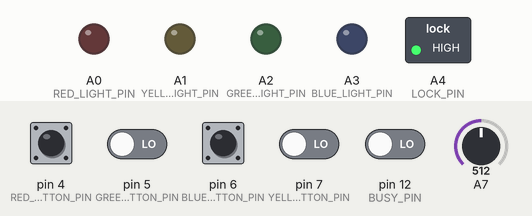
Bench run of a program on a simulated Arduino Uno, built with avr-gcc and run on an emulated ATmega328P. Parts: switched loads named in the program (green lamp = pin HIGH), output pins drawn as LEDs (lit = HIGH). Inputs (shaded band) come from the test bench; at power-on: pin 4 (RED_BUTTON_PIN), pin 5 (GREEN_BUTTON_PIN), pin 6 (BLUE_BUTTON_PIN), pin 7 (YELLOW_BUTTON_PIN), pin 12 (BUSY_PIN) LOW, A7 = 512. Random numbers use the default seed unless the program sets one.

Above: at 3.2 s.
3.3 s: pin 4 (RED_BUTTON_PIN) pulled HIGH for 0.15 s
At 3.51 s:
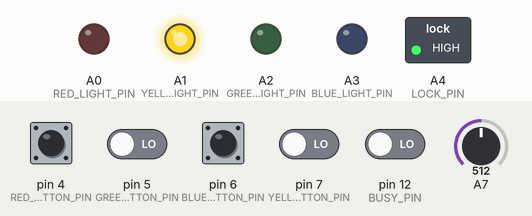
At 5.2 s:
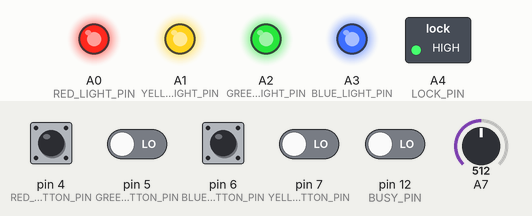
6.3 s: pin 4 (RED_BUTTON_PIN) driven HIGH and pin 5 (GREEN_BUTTON_PIN) driven HIGH
9.3 s: pin 6 (BLUE_BUTTON_PIN) pulled HIGH for 0.15 s
At 10.8 s:
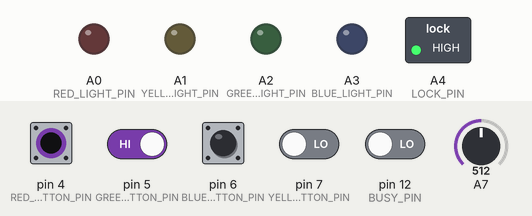
Timing chart, 0 to 12.3 s (numbered marks = the images above; inputs shaded):
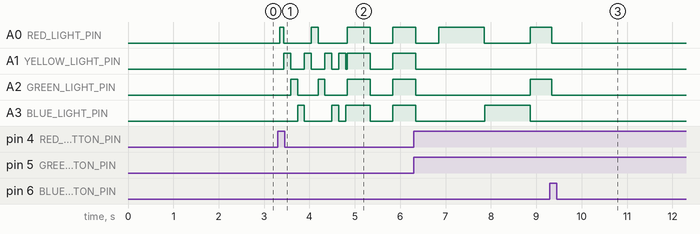

Measured:
- after the input at 3.3 s, A0 (RED_LIGHT_PIN): goes HIGH 0.09 s, LOW 0.60 s, HIGH 0.15 s, LOW 0.65 s, HIGH 0.50 s, LOW 0.50 s, then HIGH, starting after 0.05 s; A1 (YELLOW_LIGHT_PIN): LOW → HIGH after 0.14 s, → LOW 0.15 s later, → HIGH 0.30 s later, → LOW 0.15 s later, … (11 changes in this stretch)
- after the input at 9.3 s, A0 (RED_LIGHT_PIN), A2 (GREEN_LIGHT_PIN): HIGH → LOW at once

The program:

main.cpp
```cpp
#include <Arduino.h>
#include "LinkedList.h"
#include "Bounce2.h"
#include "SimonButton.hpp"
#include <SoftwareSerial.h>
#include "DFPlayerMini_Fast.h"

void gameStateMachine();
bool simonStateMachine(bool reset=false);
bool initialAnimationStateMachine();

//#define DEBUG_SERIAL 1

#define SOFTWARE_SERIAL_TX_PIN 9
#define SOFTWARE_SERIAL_RX_PIN 8
#define START_PIN 3
#define BUSY_PIN 12

#define RED_BUTTON_PIN 4
#define RED_LIGHT_PIN A0

#define GREEN_BUTTON_PIN 5
#define GREEN_LIGHT_PIN A2

#define BLUE_BUTTON_PIN 6
#define BLUE_LIGHT_PIN A3

#define YELLOW_BUTTON_PIN 7
#define YELLOW_LIGHT_PIN A1

#define LOCK_PIN A4
#define LOCK_DISABLE false
#define LOCK_ENABLE true

#define GAME_SEQUENCE_LENGHT 10
#define GAME_SPEED 10
#define GAME_VOLUME 10
#define GAME_RESET_TIME_MS 120000

SimonButton::lightOrders gameMode = SimonButton::lightOrders::ON_GLOBAL;

unsigned int counterWinGames = 0;

enum class gameStates{
  RESET,
  PLAYING,
  WIN
};

enum class simonStates{
  RESET,
  WAITING,
  INITIAL_ANIMATION,
  SHOWING_SEQUENCE,
  WAITING_SEQUENCE,
  WAIT_LAST,
  ERROR,
  WIN
};

enum class initialAnimationStates{
  RESET,
  RANDOMIZING,
  BLINKING_2_TIMES,
  OFF_500MS
};

initialAnimationStates initialAnimationState=initialAnimationStates::RESET;
gameStates gameState=gameStates::RESET;
simonStates simonState=simonStates::RESET;

LinkedList<SimonButton*> gameSequenceList = LinkedList<SimonButton*>();
LinkedList<SimonButton*> gameButtonsList = LinkedList<SimonButton*>();

SimonButton *redButton;
SimonButton *greenButton;
SimonButton *blueButton;
SimonButton *yellowButton;

void restartMP3();

/***********************************************
            VARIABLES Y OBJETOS GLOBALES
 ***********************************************/

//Para la comunicacion del modulo DFPlayer mini y Araduino
SoftwareSerial mySerial(SOFTWARE_SERIAL_RX_PIN, SOFTWARE_SERIAL_TX_PIN); // RX, TX
DFPlayerMini_Fast myMP3;

void restartMP3(){
  myMP3.sleep();
  myMP3.flush();
  myMP3.wakeUp();
}
bool goToShow=false;

Bounce busySignal=Bounce();


void setup() {
  // put your setup code here, to run once:
  pinMode(LOCK_PIN, OUTPUT);
  digitalWrite(LOCK_PIN, LOCK_ENABLE);

  Serial.begin(115200);
  mySerial.begin(9600);
  myMP3.begin(mySerial);

  busySignal.attach(BUSY_PIN, INPUT);
  busySignal.interval(0);

  //Esto es asi porque funciona.
  unsigned int val = 0;
  for(int i=0;i<100;i++){
    val = val+analogRead(A7)*i/10;
  }
  for(int i=0;i<50;i++){
    val = val-analogRead(A7)*i/10;
  }
  #ifdef DEBUG_SERIAL
  Serial.print("Random seed value:");
  Serial.println(val*2);
  #endif

  randomSeed(val);
  /*
  Pin,
  tiempo ON luz,
  tiempo de encendido ON luz,
  trackId
  */
  redButton = new SimonButton(RED_BUTTON_PIN,RED_LIGHT_PIN,500,6);
  greenButton = new SimonButton(GREEN_BUTTON_PIN,GREEN_LIGHT_PIN,500,2);
  blueButton = new SimonButton(BLUE_BUTTON_PIN,BLUE_LIGHT_PIN,500,3);
  yellowButton = new SimonButton(YELLOW_BUTTON_PIN,YELLOW_LIGHT_PIN,500,4);

  gameButtonsList.add(redButton);
  gameButtonsList.add(greenButton);
  gameButtonsList.add(yellowButton);
  gameButtonsList.add(blueButton);

  //restartMP3();
  myMP3.volume(GAME_VOLUME);
  myMP3.playFromMP3Folder(7);
  delay(2000);
  myMP3.volume(GAME_VOLUME);
  myMP3.playFromMP3Folder(7);
/*
  Serial.println(1);
  myMP3.playFromMP3Folder(6);
  delay(T_D);
  Serial.println(2);
  myMP3.playFromMP3Folder(2);
  delay(T_D);
  Serial.println(3);
  myMP3.playFromMP3Folder(3);
  delay(T_D);
  Serial.println(4);
  myMP3.playFromMP3Folder(4);
  delay(T_D);
  Serial.println(5);
  myMP3.playFromMP3Folder(5);
  delay(T_D);
  */
}

bool anyRose = false;
bool anyFell = false;
int playingStatus = false;
bool lightOnPress = false;

void loop() {
  busySignal.update();
  if(busySignal.rose()){
    playingStatus--;
    #ifdef DEBUG_SERIAL
    Serial.print(F("Playing:"));
    Serial.println(playingStatus);
    #endif
  }

  for (uint8_t i = 0; i < gameButtonsList.size(); i++) {
    SimonButton *currentButton = gameButtonsList.getNode(i)->data;
    currentButton->update();
    if(currentButton->fell()){
      anyFell=true;
    }else if(currentButton->rose()){
      anyRose=true;
    }

    if(currentButton->read()&&lightOnPress==true){
      currentButton->putLightOrder(SimonButton::lightOrders::ON);
    }else{
      if(simonState!=simonStates::INITIAL_ANIMATION){
        currentButton->putLightOrder(SimonButton::lightOrders::OFF);
      }
    }
  }

  gameStateMachine();
  anyRose=false;
  anyFell=false;
}


void gameStateMachine(){
  static unsigned long prevTimeState = 0;
  /*
  RESET,
  PLAYING,
  WIN
  */
  switch (gameState) {
    case gameStates::RESET:{
        #ifdef DEBUG_SERIAL
        Serial.println(F("gameStateMachine[RESET]:Going to PLAYING state"));
        #endif
        digitalWrite(LOCK_PIN, LOCK_ENABLE);
        gameState=gameStates::PLAYING;
        restartMP3();
        myMP3.volume(GAME_VOLUME);
    }break;
    case gameStates::PLAYING:{
      bool gameFinished=simonStateMachine();
      if(gameFinished){
        digitalWrite(LOCK_PIN, LOCK_DISABLE);
        counterWinGames++;
        if(counterWinGames%30==0){
          restartMP3();
          #ifdef DEBUG_SERIAL
          Serial.println(F("gameStateMachine[PLAYING]:MP3 restarted"));
          #endif
        }
        prevTimeState=millis();
        gameState=gameStates::WIN;
        #ifdef DEBUG_SERIAL
        Serial.println(F("gameStateMachine[PLAYING]:Game finish. Going to WIN state"));
        #endif
      }
    }break;
    case gameStates::WIN:{
      unsigned long currentTime = millis();
      if(currentTime-prevTimeState>GAME_RESET_TIME_MS){
        #ifdef DEBUG_SERIAL
        Serial.println(F("gameStateMachine[WIN]:Timeout completed"));
        Serial.println(F("gameStateMachine[WIN]:Game reset. Going to RESET state"));
        #endif
        bool reset = true;
        simonStateMachine(reset);
        gameState=gameStates::RESET;
      }
    }break;
    default:{

    }break;
  }
}

bool simonStateMachine(bool reset){
  static int currentShowingSequenceIndex = 0;
  static int currentWaitingSequenceIndex = 0;
  static SimonButton *firstButton;
  static bool orderSended = false;
  static unsigned long prevSimonTimeState = 0;

  /*
  RESET,
  WAITING,
  INITIAL_ANIMATION,
  SHOWING_SEQUENCE,
  WAITING_SEQUENCE,
  WAIT_LAST,
  ERROR,
  WIN
  */
  switch (simonState) {
    case simonStates::RESET:{
      #ifdef DEBUG_SERIAL
      Serial.println(F("simonStateMachine[RESET]:Going to WAITING state"));
      #endif
      simonState=simonStates::WAITING;
      lightOnPress=false;

      myMP3.volume(GAME_VOLUME);
    }break;
    case simonStates::WAITING:{
      SimonButton *currentButton;
      for (uint8_t i = 0; i < gameButtonsList.size(); i++) {
        currentButton = gameButtonsList.getNode(i)->data;
        if(currentButton->rose()){

          #ifdef DEBUG_SERIAL
          Serial.print(F("simonStateMachine[WAITING]:Clearing "));
          Serial.print(gameSequenceList.size());
          Serial.println(F(" elements."));
          #endif
          gameSequenceList.clear();

          #ifdef DEBUG_SERIAL
          Serial.print(F("simonStateMachine[WAITING]:Button pressed:"));
          Serial.println(currentButton->getButtonPin());
          #endif

          gameSequenceList.add(currentButton);
          firstButton=currentButton;
          #ifdef DEBUG_SERIAL
          Serial.println(F("simonStateMachine[WAITING]:Game started"));
          Serial.println(F("simonStateMachine[WAITING]:Going to INITIAL_ANIMATION state"));
          #endif
          prevSimonTimeState=millis();
          simonState=simonStates::INITIAL_ANIMATION;
        }
      }
    }break;
    case simonStates::INITIAL_ANIMATION:{
      bool initialAnimationFinished = initialAnimationStateMachine();
      if(initialAnimationFinished){
        #ifdef DEBUG_SERIAL
        Serial.println(F("simonStateMachine[INITIAL_ANIMATION]:Animation finished"));
        #endif

        uint8_t buttonListSize = gameButtonsList.size();
        unsigned int randomButtonIndex = random(0,buttonListSize);
        SimonButton *buttonToAdd = gameButtonsList.get(randomButtonIndex);

        while(firstButton==buttonToAdd){
          randomButtonIndex = random(0,buttonListSize);
          buttonToAdd = gameButtonsList.get(randomButtonIndex);
          #ifdef DEBUG_SERIAL
          Serial.println(F("simonStateMachine[INITIAL_ANIMATION]:Wrong button generated"));
          #endif
        }
        #ifdef DEBUG_SERIAL
        Serial.print(F("simonStateMachine[INITIAL_ANIMATION]:Second button is "));
        Serial.println(buttonToAdd->getButtonPin());
        #endif
        gameSequenceList.add(buttonToAdd);

        #ifdef DEBUG_SERIAL
        Serial.println(F("simonStateMachine[INITIAL_ANIMATION]:Going to SHOWING_SEQUENCE state"));
        #endif
        currentShowingSequenceIndex=0;
        simonState=simonStates::SHOWING_SEQUENCE;
      }
    }break;
    case simonStates::SHOWING_SEQUENCE:{
      if(currentShowingSequenceIndex<gameSequenceList.size()){
        SimonButton *currentShowingButton = gameSequenceList.get(currentShowingSequenceIndex);
        if(currentShowingButton->getLightStatus()==SimonButton::lightStates::OFF){
          if(orderSended==false){
            currentShowingButton->putLightOrder(gameMode);
            orderSended=true;
            #ifdef DEBUG_SERIAL
            Serial.print(F("simonStateMachine[SHOWING_SEQUENCE]:"));
            Serial.println(currentShowingButton->getButtonPin());
            #endif
            myMP3.playFromMP3Folder(currentShowingButton->getTrackId());
            playingStatus++;
          }else{
            orderSended=false;
            currentShowingSequenceIndex++;
          }
        }
      }else{
        #ifdef DEBUG_SERIAL
        Serial.println(F("simonStateMachine[SHOWING_SEQUENCE]:Finished. Going to WAITING_SEQUENCE state"));
        #endif
        simonState=simonStates::WAITING_SEQUENCE;
        currentWaitingSequenceIndex=0;
        lightOnPress=true;
      }
    }break;
    case simonStates::WAITING_SEQUENCE:{
      SimonButton *expectedButton = gameSequenceList.get(currentWaitingSequenceIndex);
      for (uint8_t i = 0; i < gameButtonsList.size(); i++) {
        SimonButton *currentButton = gameButtonsList.getNode(i)->data;
        if(currentButton->rose()){
          if(expectedButton==currentButton){
            #ifdef DEBUG_SERIAL
            Serial.print(F("simonStateMachine[WAITING_SEQUENCE]:Button pressed "));
            Serial.println(expectedButton->getButtonPin());
            #endif
            for (uint8_t j = 0; j < gameButtonsList.size(); j++) {
              SimonButton *auxButton = gameButtonsList.getNode(j)->data;
              auxButton->decreaseTimeOutGlobal();
            }
            myMP3.playFromMP3Folder(expectedButton->getTrackId());
            playingStatus++;
            currentWaitingSequenceIndex++;
            if(currentWaitingSequenceIndex==gameSequenceList.size()){
              #ifdef DEBUG_SERIAL
              Serial.println(F("simonStateMachine[WAITING_SEQUENCE]:Last button."));
              Serial.println(F("simonStateMachine[WAITING_SEQUENCE]:Going to WAIT_LAST state"));
              #endif
              simonState=simonStates::WAIT_LAST;
              prevSimonTimeState=millis();
            }
          }else{
            myMP3.playFromMP3Folder(5);
            playingStatus++;
            #ifdef DEBUG_SERIAL
            Serial.println(F("simonStateMachine[WAITING_SEQUENCE]:Button pressed ERROR"));
            Serial.println(F("simonStateMachine[WAITING_SEQUENCE]:Going to ERROR state"));
            #endif
            lightOnPress=false;
            simonState=simonStates::ERROR;
          }
        }
    }
    }break;
    case simonStates::WAIT_LAST:{
      unsigned long currentTime = millis();

      if(currentTime-prevSimonTimeState>500){
        lightOnPress=false;
        if(currentWaitingSequenceIndex==GAME_SEQUENCE_LENGHT){
          for (uint8_t i = 0; i < gameButtonsList.size(); i++) {
            SimonButton *currentButton = gameButtonsList.getNode(i)->data;
            currentButton->putLightOrder(SimonButton::lightOrders::ON);
          }
          #ifdef DEBUG_SERIAL
          Serial.println(F("simonStateMachine[WAIT_LAST]:Game completed"));
          Serial.println(F("simonStateMachine[WAIT_LAST]:Going to WIN state"));
          #endif
          simonState=simonStates::WIN;
          return true;
        }else{

          #ifdef DEBUG_SERIAL
          Serial.println(F("simonStateMachine[WAIT_LAST]:Ready"));
          Serial.println(F("simonStateMachine[WAIT_LAST]:Adding new button.."));
          #endif

          uint8_t buttonListSize = gameButtonsList.size();
          unsigned int randomButtonIndex = random(0,buttonListSize);
          SimonButton *buttonToAdd = gameButtonsList.get(randomButtonIndex);
          SimonButton *prevButton = gameSequenceList.get(gameSequenceList.size()-1);
          SimonButton *prevPrevButton = gameSequenceList.get(gameSequenceList.size()-2);

          #ifdef DEBUG_SERIAL
          Serial.print(F("simonStateMachine[WAIT_LAST]:buttonToAdd is "));
          Serial.println(buttonToAdd->getButtonPin());
          #endif
          #ifdef DEBUG_SERIAL
          Serial.print(F("simonStateMachine[WAIT_LAST]:prevButton is "));
          Serial.println(prevButton->getButtonPin());
          #endif
          #ifdef DEBUG_SERIAL
          Serial.print(F("simonStateMachine[WAIT_LAST]:prevPrevButton is "));
          Serial.println(prevPrevButton->getButtonPin());
          #endif
          while((buttonToAdd==prevButton)&&(buttonToAdd==prevPrevButton)){
            randomButtonIndex = random(0,buttonListSize);
            buttonToAdd = gameButtonsList.get(randomButtonIndex);
            Serial.print(F("simonStateMachine[WAIT_LAST]:Wrong button generated"));
          }

          #ifdef DEBUG_SERIAL
          Serial.print(F("simonStateMachine[WAIT_LAST]:New button is "));
          Serial.println(buttonToAdd->getButtonPin());
          #endif

          gameSequenceList.add(buttonToAdd);
          currentShowingSequenceIndex=0;
          simonState=simonStates::SHOWING_SEQUENCE;

          #ifdef DEBUG_SERIAL
          Serial.println(F("simonStateMachine[WAIT_LAST]:Going to SHOWING_SEQUENCE state"));
          #endif
        }
      }
    }break;
    case simonStates::ERROR:{
      if(playingStatus==0) {
        #ifdef DEBUG_SERIAL
        Serial.println(F("simonStateMachine[ERROR]:Going to RESET state"));
        #endif
        simonState=simonStates::RESET;
        for (uint8_t i = 0; i < gameButtonsList.size(); i++) {
          SimonButton *currentButton = gameButtonsList.get(i);
          currentButton->reset();
        }
        myMP3.volume(GAME_VOLUME);
      }
    }break;
    case simonStates::WIN:{
        if(reset){
          for (uint8_t i = 0; i < gameButtonsList.size(); i++) {
            SimonButton *currentButton = gameButtonsList.get(i);
            currentButton->reset();
          }

          #ifdef DEBUG_SERIAL
          Serial.println(F("simonStateMachine[WIN]:Going to RESET state"));
          #endif

          simonState=simonStates::RESET;
          myMP3.volume(GAME_VOLUME);
        }
    }break;
    default:{
      return false;
    }break;
  }
  return false;
}

bool initialAnimationStateMachine(){
  static unsigned long prevTimeState=0;
  static unsigned long prevRandomTimeState=0;
  static unsigned long randomTime=0;
  static unsigned int lastButtonIndex=0;
  static unsigned int minRandom=50;
  static unsigned int maxRandom=100;
  static unsigned int counterState=0;
  static bool onOffState=false;

  switch (initialAnimationState) {
    case initialAnimationStates::RESET:{
      minRandom=50;
      minRandom=100;
      for (uint8_t i = 0; i < gameButtonsList.size(); i++) {
        SimonButton *currentButton = gameButtonsList.get(i);
        currentButton->putLightOrder(SimonButton::lightOrders::OFF);
      }
      lastButtonIndex=random(0,gameButtonsList.size());

      gameButtonsList.get(lastButtonIndex)->putLightOrder(SimonButton::lightOrders::ON);

      prevTimeState=millis();
      prevRandomTimeState=millis();
      randomTime=random(minRandom,maxRandom);
      #ifdef DEBUG_SERIAL
      Serial.println(F("initialAnimationStateMachine[RESET]:Going to RANDOMIZING state"));
      #endif
      myMP3.playFromMP3Folder(7);
      playingStatus++;
      initialAnimationState=initialAnimationStates::RANDOMIZING;

    }break;
    case initialAnimationStates::RANDOMIZING:{
      unsigned long currentTime=millis();
      if(currentTime-prevRandomTimeState>1500){
        prevRandomTimeState=currentTime;
        gameButtonsList.get(lastButtonIndex)->putLightOrder(SimonButton::lightOrders::OFF);
        initialAnimationState=initialAnimationStates::BLINKING_2_TIMES;
        #ifdef DEBUG_SERIAL
        Serial.println(F("initialAnimationStateMachine[RANDOMIZING]:Going to BLINKING_2_TIMES state"));
        #endif
        prevTimeState=0;
        counterState=0;
      }else if(currentTime-prevTimeState>randomTime){
        prevTimeState=currentTime;
        gameButtonsList.get(lastButtonIndex)->putLightOrder(SimonButton::lightOrders::OFF);

        unsigned int currentButtonIndex=random(0,gameButtonsList.size());
        while(currentButtonIndex==lastButtonIndex){
          currentButtonIndex=random(0,gameButtonsList.size());
        }
        lastButtonIndex=currentButtonIndex;

        gameButtonsList.get(currentButtonIndex)->putLightOrder(SimonButton::lightOrders::ON);

        minRandom=minRandom+50;
        minRandom=maxRandom+50;
        randomTime=random(minRandom,maxRandom);
      }
    }break;
    case initialAnimationStates::BLINKING_2_TIMES:{
      unsigned long currentBlinkTime = millis();
      if(currentBlinkTime-prevTimeState>500){
        prevTimeState=currentBlinkTime;
        counterState++;
        onOffState=!onOffState;
        if(onOffState){
          for (uint8_t i = 0; i < gameButtonsList.size(); i++) {
            SimonButton *currentButton = gameButtonsList.get(i);
            currentButton->putLightOrder(SimonButton::lightOrders::ON);
          }
        }else{
          for (uint8_t i = 0; i < gameButtonsList.size(); i++) {
            SimonButton *currentButton = gameButtonsList.get(i);
            currentButton->putLightOrder(SimonButton::lightOrders::OFF);
          }
        }
        if(counterState==4){
          prevTimeState=millis();
          counterState=0;
          onOffState=false;
          #ifdef DEBUG_SERIAL
          Serial.println(F("initialAnimationStateMachine[BLINKING_2_TIMES]:Going to OFF_500MS state"));
          #endif
          initialAnimationState=initialAnimationStates::OFF_500MS;
        }
      }


    }break;
    case initialAnimationStates::OFF_500MS:{
      unsigned long currentTime=millis();
      if(currentTime-prevTimeState>500){
        #ifdef DEBUG_SERIAL
        Serial.println(F("initialAnimationStateMachine[OFF_500MS]:Going to RESET state"));
        #endif
        initialAnimationState=initialAnimationStates::RESET;
        return true;
      }
    }break;
    default:{

    }break;
  }
  return false;
}
```
